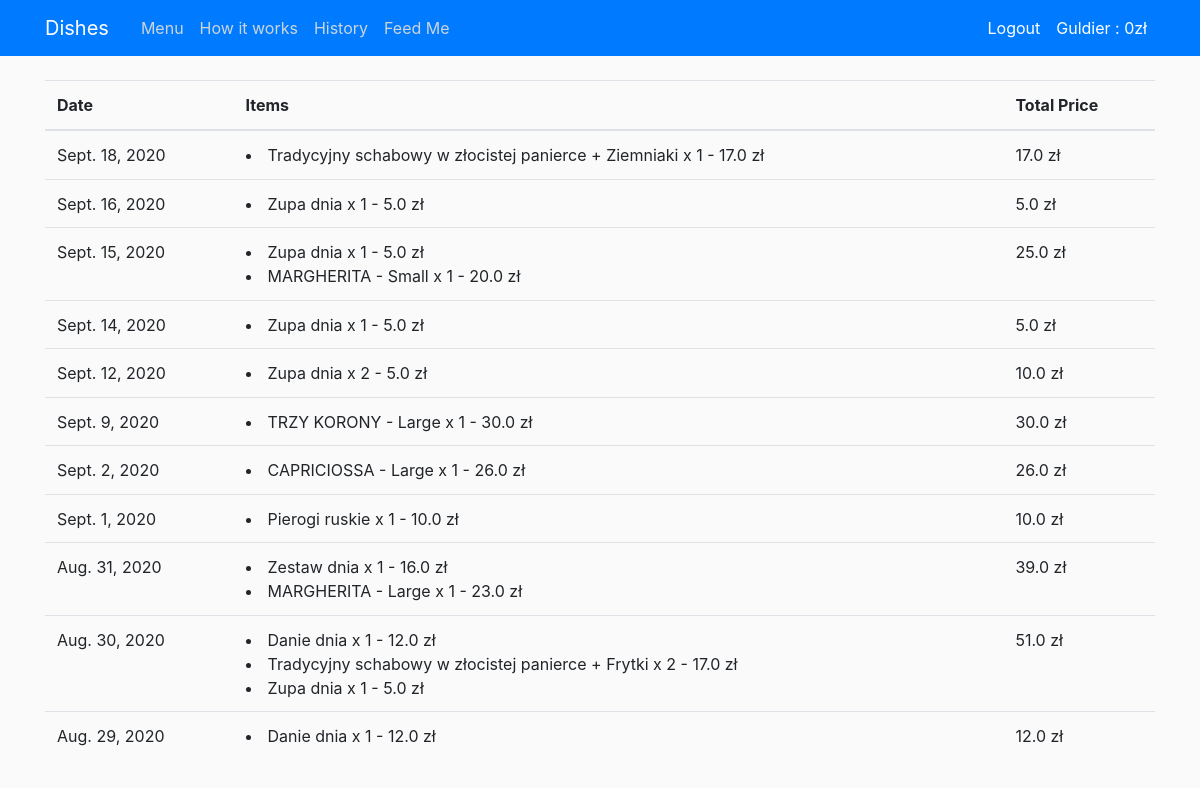
Page /history/ (signed in) on the committed database.
### users/models.py (models this page shows, shortened)
class Profile(models.Model):
    user = models.OneToOneField(User, on_delete=models.CASCADE)
    money = models.FloatField(default=0)

### shop/models.py (models this page shows, shortened)
class Orders(models.Model):
    order_date = models.DateTimeField(auto_now_add=True)
    user = models.ForeignKey(User, on_delete=models.CASCADE)
    composition = models.ForeignKey(Composition, on_delete=models.CASCADE)
    quantity = models.IntegerField()

### shop/views.py (the view)
# urls.py: path('history/',show_history, name='shop-history')
@login_required
def show_history(request):
    dates = Orders.objects.filter(user=request.user).dates('order_date','day')
    orders = Orders.objects.filter(user=request.user)
    history = []
    for d in reversed(dates):
        items = []
        total = 0
        for o in orders:
            if o.order_date.date() == d:
                items.append(f'{o.composition} x {o.quantity} - {o.composition.dish.price + o.composition.addon.price} zł')
                total += (o.composition.dish.price + o.composition.addon.price) * o.quantity
        history.append({'date': d, 'items': items, 'price': total})
    context = {
        'summary': True,
        'money': Profile.objects.get(user=request.user).money,
        'history': history
    }
    return render(request,'shop/history.html',context)

### shop/models.py (called while the page is built)
    def __str__(self):
        return f'{self.name}'

    def __str__(self):
        return f'{self.name}'

    def __str__(self):
        if self.addon.name == 'empty':
            return f'{self.dish}'
        elif self.addon.addon_type == 'pizza':
            return f'{self.dish} - {self.addon}'
        else:
            return f'{self.dish} + {self.addon}'

### shop/templates/shop/history.html
{% extends 'shop/base.html' %}
{% block summary %}
    <div class="container">
       <table class="table">
            <thead>
            <tr>
                <th scope="col">Date</th>
                <th scope="col">Items</th>
                <th scope="col">Total Price</th>
            </tr>
            </thead>
            <tbody>
                {% for h in history %}
                    <tr>
                        <td> {{h.date}}</td>
                        <td>
                            {% for item in h.items %}
                                <li> {{item}} </li>
                            {% endfor %}
                        </td>
                        <td> {{h.price}} zł</td>
                    <tr>
                {% endfor %}
            </tbody>
        </table>
    </div>
{% endblock summary %}

### shop/templates/shop/base.html (shortened to what this page needs)
{% load static %}
{% load django_template_maths %}
<!DOCTYPE html>
<html>
<head>
    <link rel="stylesheet" href="https://stackpath.bootstrapcdn.com/bootstrap/4.5.2/css/bootstrap.min.css">
    <link rel="stylesheet" type="text/css" href="{% static 'shop/main.css' %}">
</head>
<body>
    <header class="site-header">
        <nav class="navbar navbar-expand-md navbar-dark bg-primary fixed-top">
            <div class="container">
                <a class="navbar-brand mr-4">Dishes</a>
                <div class="collapse navbar-collapse" id="navbarToggle">
                    <div class="navbar-nav mr-auto">
                        <a class="nav-item nav-link" href="{% url 'shop-home' %}">Menu</a>
                        <a class="nav-item nav-link" href="{% url 'shop-about' %}">How it works</a>
                        {% if user.is_authenticated %}
                            <a class="nav-item nav-link" href="{% url 'shop-history' %}">History</a>
                        {% endif %}
                        {% if user.is_staff %}
                            <a class="nav-item nav-link" href="{% url 'feedme' %}">Feed Me</a>
                        {% endif %}
                    </div>
                     <div class="navbar-nav">
                        {% if user.is_authenticated %}
                            <a class="nav-item nav-link" style="color: #ffffff" href="{% url 'logout' %}">Logout</a>
                            <a class="nav-item nav-link" style="color: #ffffff" href="{% url 'profile' %}">{{ user.username }} : {{money|floatformat}}zł</a>
                        {% else %}
                            <a class="nav-item nav-link" style="color: #ffffff" href="{% url 'login' %}">Login</a>
                            <a class="nav-item nav-link" style="color: #ffffff" href="{% url 'register' %}">Register</a>
                        {% endif %}
                    </div>
                </div>
            </div>
        </nav>
    </header>
   <main role="main" class="container-fluid">
        {% if summary %}
            {% block summary %}
            {% endblock summary %}
        {% endif %}
    </main>
</body>
</html>

### shop/static/shop/main.css (style rules this page uses)
body { background: #fafafa; color: #333333; margin-top: 5rem; }
.site-header .navbar-nav .nav-link { color: #cbd5db; }
.container-fluid { border-radius:20px; }

### rows in the picture
Profile: money "0"
Orders: date "Sept. 18, 2020", h "Tradycyjny schabowy w złocistej panierce + Ziemniaki x 1 - 17.0 zł", price "17.0"
Orders: date "Sept. 16, 2020", h "Zupa dnia x 1 - 5.0 zł", price "5.0"
Orders: date "Sept. 14, 2020", h "Zupa dnia x 1 - 5.0 zł", price "5.0"
Orders: date "Sept. 12, 2020", h "Zupa dnia x 2 - 5.0 zł", price "10.0"
Orders: date "Sept. 9, 2020", h "TRZY KORONY - Large x 1 - 30.0 zł", price "30.0"
Orders: date "Sept. 2, 2020", h "CAPRICIOSSA - Large x 1 - 26.0 zł", price "26.0"
Orders: date "Sept. 1, 2020", h "Pierogi ruskie x 1 - 10.0 zł", price "10.0"
Orders: date "Aug. 29, 2020", h "Danie dnia x 1 - 12.0 zł", price "12.0"

### other values in the picture
{{ user.username }} "Guldier"
{{ h.date }} "Sept. 15, 2020" "Aug. 31, 2020" "Aug. 30, 2020"
{{ item }} "Zupa dnia x 1 - 5.0 zł" "MARGHERITA - Small x 1 - 20.0 zł" "Zestaw dnia x 1 - 16.0 zł" "MARGHERITA - Large x 1 - 23.0 zł" "Danie dnia x 1 - 12.0 zł" "Tradycyjny schabowy w złocistej panierce + Frytki x 2 - 17.0 zł" "Zupa dnia x 1 - 5.0 zł"
{{ h.price }} "25.0" "39.0" "51.0"
